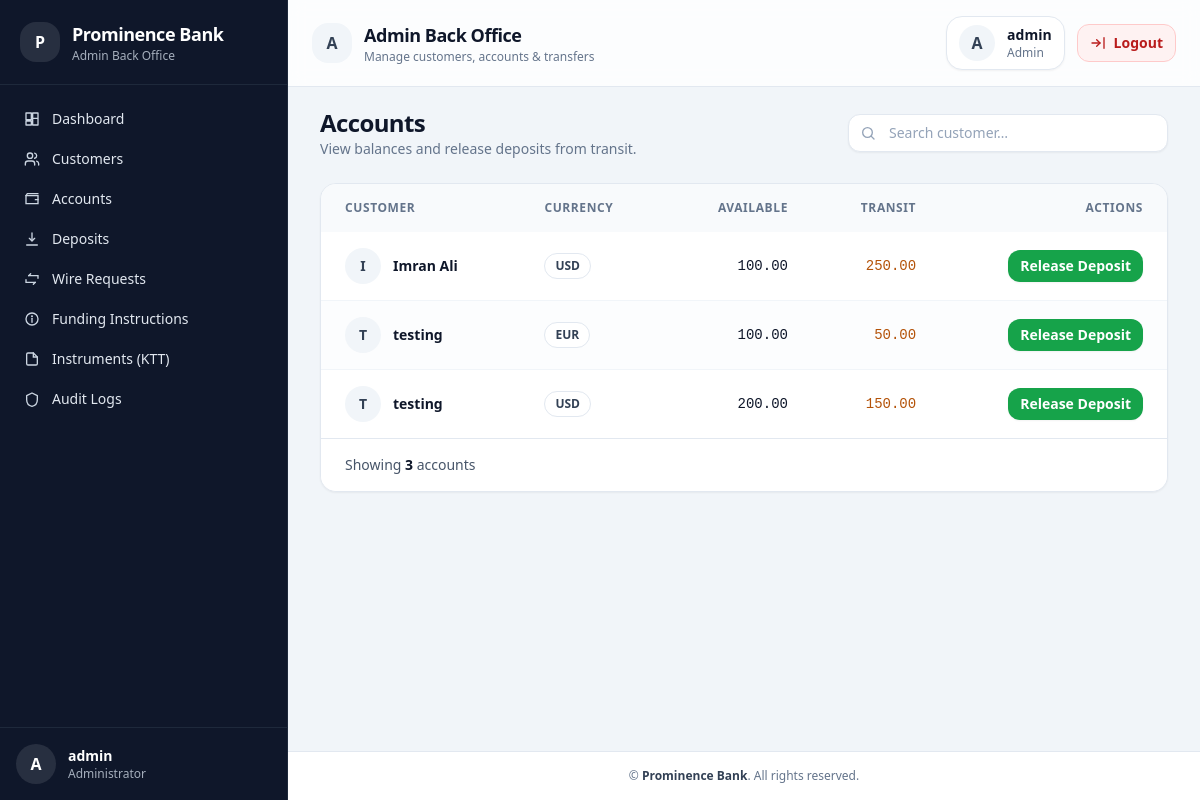
Page /backoffice/accounts/ (signed in) on the earlier database version.
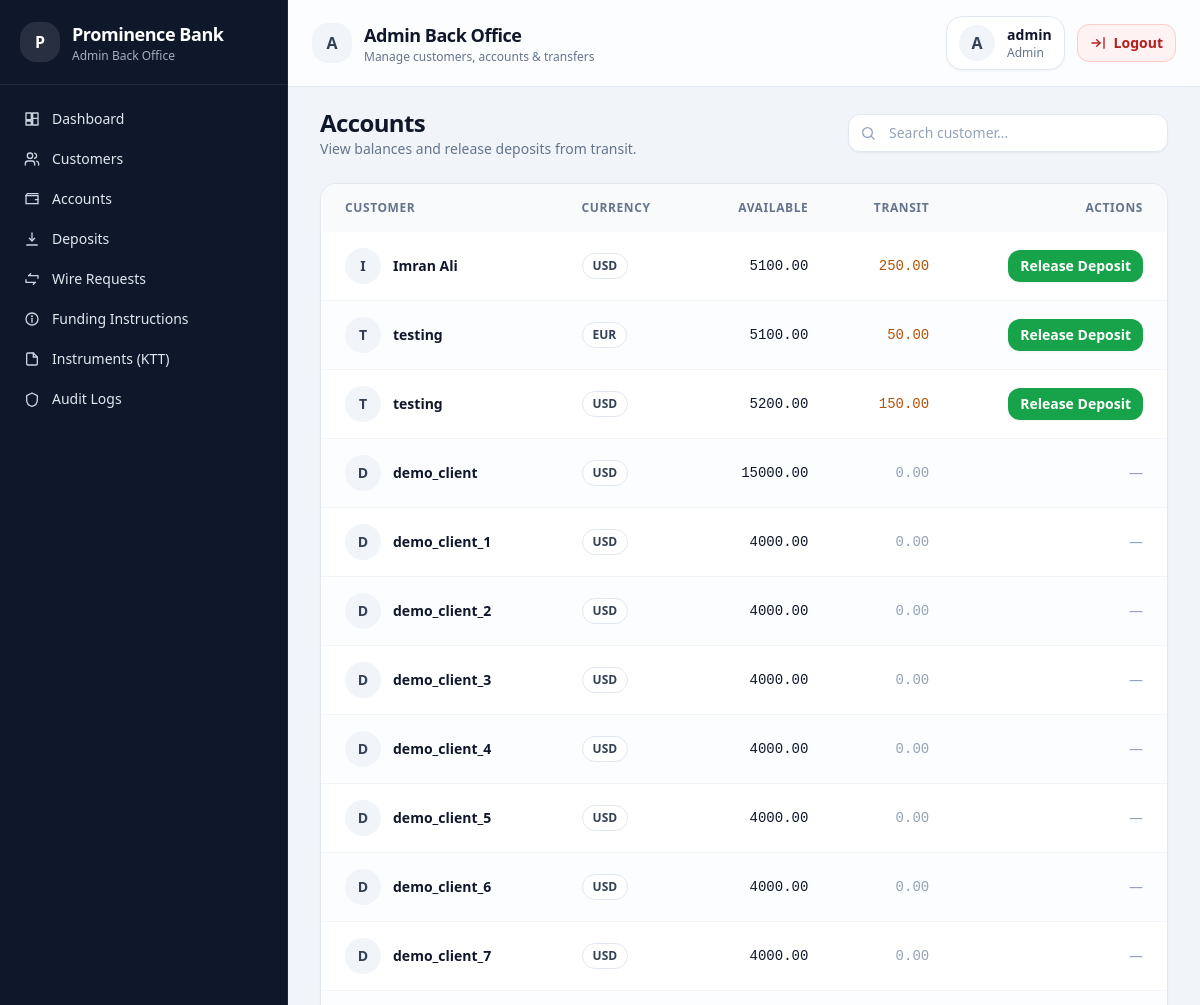
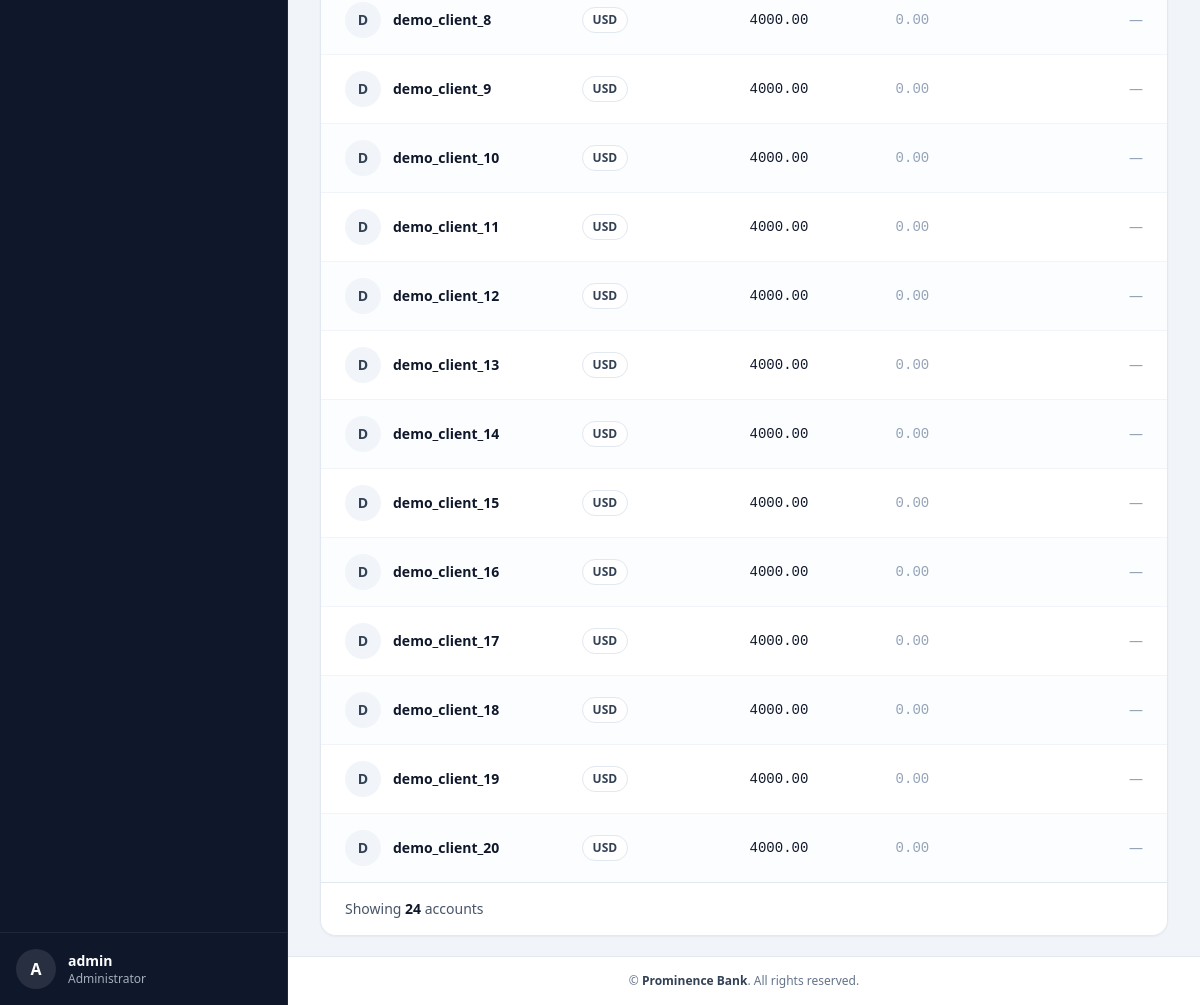
Same page on the later database version (2 pictures, top to bottom).
### ledger/models.py (models this page shows, shortened)
class Account(models.Model):
    CURRENCY_CHOICES = [
        ('USD', 'USD'),
        ('EUR', 'EUR'),
        ('GBP', 'GBP'),
    ]
    customer = models.ForeignKey(
        User,
        on_delete = models.CASCADE,
        related_name = 'accounts'
    )
    currency = models.CharField(
        max_length = 3,
        choices=CURRENCY_CHOICES
        )
    available_balance = models.DecimalField(
        max_digits = 18,
        decimal_places =2,
        default=Decimal("0.00")
    )
    transit_balance = models.DecimalField(
        max_digits=18,
        decimal_places=2,
        default = Decimal("0.00")
    )
    held_balance = models.DecimalField(
        max_digits=18,
        decimal_places=2,
        default = Decimal("0.00")
    )
    created_at = models.DateTimeField(auto_now_add=True)

### admin_panel/views.py (the view)
# urls.py: path("accounts/", views.account_list, name="admin_account_list"),
@staff_member_required
def account_list(request):
    accounts = Account.objects.select_related("customer").all()
    return render(request, "admin/accounts/list.html", {
        "accounts": accounts
    })

### templates/admin/accounts/list.html (shortened to what this page needs)
{% extends "admin/base_admin.html" %}
{% block content %}
<div class="space-y-6">
  <div class="flex flex-col gap-2 sm:flex-row sm:items-center sm:justify-between">
    <div>
      <h1 class="text-xl sm:text-2xl font-semibold tracking-tight text-slate-900">Accounts</h1>
      <p class="text-sm text-slate-500">View balances and release deposits from transit.</p>
    </div>
    <div class="w-full sm:w-80">
      <div class="relative">
        <span class="pointer-events-none absolute inset-y-0 left-3 flex items-center text-slate-400">
        </span>
        <input
          id="account-search"
          type="text"
          placeholder="Search customer…"
          class="w-full rounded-xl border border-slate-200 bg-white py-2 pl-10 pr-3 text-sm text-slate-900 shadow-sm outline-none placeholder:text-slate-400 focus:border-slate-300 focus:ring-4 focus:ring-slate-100"
        />
      </div>
    </div>
  </div>
  <div class="hidden sm:block overflow-hidden rounded-2xl border border-slate-200 bg-white shadow-sm">
    <div class="overflow-x-auto">
      <table class="min-w-full text-sm">
        <thead class="bg-slate-50">
          <tr class="text-left text-xs font-semibold uppercase tracking-wider text-slate-500">
            <th class="px-6 py-4">Customer</th>
            <th class="px-6 py-4">Currency</th>
            <th class="px-6 py-4 text-right">Available</th>
            <th class="px-6 py-4 text-right">Transit</th>
            <th class="px-6 py-4 text-right">Actions</th>
          </tr>
        </thead>
        <tbody class="divide-y divide-slate-100">
          {% for acc in accounts %}
          <tr class="{% cycle 'bg-white' 'bg-slate-50/40' %} hover:bg-slate-100/60 transition-colors">
            <td class="px-6 py-4">
              <div class="flex items-center gap-3">
                <div class="flex h-9 w-9 items-center justify-center rounded-full bg-slate-100 text-slate-700 font-semibold">
                  {{ acc.customer.username|slice:":1"|upper }}
                </div>
                <div class="min-w-0">
                  <div class="font-semibold text-slate-900 truncate">
                    {{ acc.customer.username }}
                  </div>
                </div>
              </div>
            </td>
            <td class="px-6 py-4">
              <span class="inline-flex items-center rounded-full border border-slate-200 bg-white px-2.5 py-1 text-xs font-semibold text-slate-700">
                {{ acc.currency }}
              </span>
            </td>
            <td class="px-6 py-4 text-right font-mono tabular-nums text-slate-900">
              {{ acc.available_balance }}
            </td>
            <td class="px-6 py-4 text-right font-mono tabular-nums">
              {% if acc.transit_balance > 0 %}
                <span class="text-amber-700">{{ acc.transit_balance }}</span>
              {% else %}
                <span class="text-slate-400">{{ acc.transit_balance }}</span>
              {% endif %}
            </td>
            <td class="px-6 py-4 text-right">
              {% if acc.transit_balance > 0 %}
                <a href="{% url 'admin_deposit_release' acc.id %}"
                   class="inline-flex items-center rounded-xl bg-green-600 px-3 py-1.5 text-sm font-semibold text-white shadow-sm hover:bg-green-700 focus:outline-none focus:ring-4 focus:ring-green-100">
                  Release Deposit
                </a>
              {% else %}
                <span class="text-slate-400 text-sm">—</span>
              {% endif %}
            </td>
          </tr>
          {% endfor %}
        </tbody>
      </table>
    </div>
    <div class="flex flex-col gap-2 sm:flex-row sm:items-center sm:justify-between border-t border-slate-200 bg-white px-4 sm:px-6 py-4 text-sm text-slate-600">
      <div>
        Showing <span class="font-semibold text-slate-900">{{ accounts|length }}</span>
        account{{ accounts|length|pluralize }}
      </div>
    </div>
  </div>
</div>
{% endblock %}

### templates/admin/base_admin.html (shortened to what this page needs)
<!DOCTYPE html>
<html lang="en">
<head>
  <script src="https://cdn.tailwindcss.com"></script>
</head>
<body class="min-h-screen bg-slate-100 text-slate-900">
  <div class="min-h-screen flex">
    <aside id="sidebar"
           class="fixed inset-y-0 left-0 z-50 w-72 transform -translate-x-full transition-transform duration-200 ease-out
                  lg:static lg:translate-x-0 lg:transform-none lg:z-auto">
      {% include "admin/partials/sidebar.html" %}
    </aside>
    <div class="flex-1 min-w-0 flex flex-col lg:pl-0">
      {% include "admin/partials/navbar.html" %}
      <main class="flex-1 px-4 py-5 sm:px-6 lg:px-8">
        <div class="mx-auto max-w-7xl">
          {% block content %}{% endblock %}
        </div>
      </main>
      {% include "shared/partials/footer.html" %}
    </div>
  </div>
</body>
</html>

### templates/admin/partials/sidebar.html (shortened to what this page needs)
<div class="h-full w-72 bg-slate-900 text-white flex flex-col border-r border-slate-800">
  <div class="px-5 py-5 border-b border-slate-800 flex items-start justify-between gap-3">
    <div class="flex items-center gap-3 min-w-0">
      <div class="h-10 w-10 rounded-2xl bg-white/10 flex items-center justify-center font-bold shrink-0">
        P
      </div>
      <div class="leading-tight min-w-0">
        <div class="text-lg font-semibold tracking-tight truncate">Prominence Bank</div>
        <div class="text-xs text-slate-300/80 truncate">Admin Back Office</div>
      </div>
    </div>
  </div>
  <nav class="flex-1 px-3 py-4 text-sm overflow-y-auto">
    <div class="space-y-1">
      <a href="{% url 'admin_dashboard' %}"
         class="group flex items-center gap-3 rounded-xl px-3 py-2 text-slate-200 hover:bg-white/10 hover:text-white transition">
        <svg class="h-4 w-4 text-slate-300 group-hover:text-white" viewBox="0 0 24 24" fill="none" aria-hidden="true">
          <path d="M3 13h8V3H3v10Zm10 8h8V11h-8v10ZM3 21h8v-6H3v6Zm10-10h8V3h-8v8Z"
                stroke="currentColor" stroke-width="2" stroke-linejoin="round"/>
        </svg>
        <span class="font-medium">Dashboard</span>
      </a>
      <a href="{% url 'admin_customer_list' %}"
         class="group flex items-center gap-3 rounded-xl px-3 py-2 text-slate-200 hover:bg-white/10 hover:text-white transition">
        <span class="font-medium">Customers</span>
      </a>
      <a href="{% url 'admin_account_list' %}"
         class="group flex items-center gap-3 rounded-xl px-3 py-2 text-slate-200 hover:bg-white/10 hover:text-white transition">
        <span class="font-medium">Accounts</span>
      </a>
      <a href="{% url 'admin_deposit_create' %}"
         class="group flex items-center gap-3 rounded-xl px-3 py-2 text-slate-200 hover:bg-white/10 hover:text-white transition">
        <span class="font-medium">Deposits</span>
      </a>
      <a href="{% url 'transfers:admin_wire_requests' %}"
         class="group flex items-center gap-3 rounded-xl px-3 py-2 text-slate-200 hover:bg-white/10 hover:text-white transition">
        <span class="font-medium">Wire Requests</span>
      </a>
      <a href="{% url 'admin_funding_instruction' %}"
         class="group flex items-center gap-3 rounded-xl px-3 py-2 text-slate-200 hover:bg-white/10 hover:text-white transition">
        <span class="font-medium">Funding Instructions</span>
      </a>
      <a href="{% url 'instruments:admin_ktt_create' %}"
         class="group flex items-center gap-3 rounded-xl px-3 py-2 text-slate-200 hover:bg-white/10 hover:text-white transition">
        <svg class="h-4 w-4 text-slate-300 group-hover:text-white" viewBox="0 0 24 24" fill="none" aria-hidden="true">
          <path d="M14 3H6a2 2 0 0 0-2 2v14a2 2 0 0 0 2 2h12a2 2 0 0 0 2-2V9l-6-6Z" stroke="currentColor" stroke-width="2"/>
          <path d="M14 3v6h6" stroke="currentColor" stroke-width="2" stroke-linecap="round"/>
        </svg>
        <span class="font-medium">Instruments (KTT)</span>
      </a>
      <a href="{% url 'audit:audit_list' %}"
         class="group flex items-center gap-3 rounded-xl px-3 py-2 text-slate-200 hover:bg-white/10 hover:text-white transition">
        <svg class="h-4 w-4 text-slate-300 group-hover:text-white" viewBox="0 0 24 24" fill="none" aria-hidden="true">
          <path d="M12 3l8 4v6c0 5-3.5 9-8 10-4.5-1-8-5-8-10V7l8-4Z"
                stroke="currentColor" stroke-width="2" stroke-linecap="round" stroke-linejoin="round"/>
        </svg>
        <span class="font-medium">Audit Logs</span>
      </a>
    </div>
  </nav>
  <div class="border-t border-slate-800 p-4">
    <div class="flex items-center gap-3">
      <div class="flex h-10 w-10 items-center justify-center rounded-full bg-white/10 font-semibold">
        {{ request.user.username|slice:":1"|upper }}
      </div>
      <div class="min-w-0">
        <div class="truncate text-sm font-semibold text-white">{{ request.user.username }}</div>
        <div class="text-xs text-slate-300/80">Administrator</div>
      </div>
    </div>
  </div>
</div>

### templates/admin/partials/navbar.html (shortened to what this page needs)
<header class="sticky top-0 z-40 border-b border-slate-200 bg-white/80 backdrop-blur">
  <div class="mx-auto flex max-w-7xl items-center justify-between px-4 py-3 sm:px-6 sm:py-4">
    <div class="flex min-w-0 items-center gap-3">
      <div class="flex h-10 w-10 shrink-0 items-center justify-center rounded-2xl bg-slate-100 text-slate-700 font-semibold">
        A
      </div>
      <div class="min-w-0">
        <h2 class="text-base sm:text-lg font-semibold tracking-tight text-slate-900 truncate">
          Admin Back Office
        </h2>
        <p class="hidden sm:block text-xs text-slate-500">
          Manage customers, accounts & transfers
        </p>
      </div>
    </div>
    <div class="flex shrink-0 items-center gap-2 sm:gap-3">
      <div class="flex items-center gap-3 rounded-2xl border border-slate-200 bg-white px-2 py-2 sm:px-3 shadow-sm">
        <div class="flex h-9 w-9 items-center justify-center rounded-full bg-slate-100 text-slate-700 font-semibold">
          {{ request.user.username|slice:":1"|upper }}
        </div>
        <div class="hidden sm:block leading-tight">
          <div class="text-sm font-semibold text-slate-900">
            {{ request.user.username }}
          </div>
          <div class="text-xs text-slate-500">Admin</div>
        </div>
      </div>
      <a href="{% url 'logout' %}"
         class="inline-flex items-center justify-center gap-2 rounded-xl border border-red-200 bg-red-50 px-3 py-2 text-sm font-semibold text-red-700 hover:bg-red-100 focus:outline-none focus:ring-4 focus:ring-red-100"
         aria-label="Logout">
        <span class="hidden sm:inline">Logout</span>
      </a>
    </div>
  </div>
</header>

### templates/shared/partials/footer.html
<footer class="border-t border-slate-200 bg-white">
  <div class="mx-auto max-w-7xl px-6 py-4">
    <p class="text-center text-xs text-slate-500">
      © {{ now|date:"Y" }} <span class="font-semibold text-slate-700">Prominence Bank</span>.
      All rights reserved.
    </p>
  </div>
</footer>

Differences in the rows shown:
changed Account "Imran Ali": available_balance "100.00" → "5100.00"
changed Account "EUR": available_balance "100.00" → "5100.00"
changed Account (number 3 of 24 on the later page): available_balance "200.00" → "5200.00"
added Account: customer.username "D", customer.username "demo_client", currency "USD", available_balance "15000.00", transit_balance "0.00"
added Account: customer.username "D", customer.username "demo_client_1", currency "USD", available_balance "4000.00", transit_balance "0.00"
added Account: customer.username "D", customer.username "demo_client_2", currency "USD", available_balance "4000.00", transit_balance "0.00"
added Account: customer.username "D", customer.username "demo_client_3", currency "USD", available_balance "4000.00", transit_balance "0.00"
added Account: customer.username "D", customer.username "demo_client_4", currency "USD", available_balance "4000.00", transit_balance "0.00"
added Account: customer.username "D", customer.username "demo_client_5", currency "USD", available_balance "4000.00", transit_balance "0.00"
added Account: customer.username "D", customer.username "demo_client_6", currency "USD", available_balance "4000.00", transit_balance "0.00"
added Account: customer.username "D", customer.username "demo_client_7", currency "USD", available_balance "4000.00", transit_balance "0.00"
added Account: customer.username "D", customer.username "demo_client_8", currency "USD", available_balance "4000.00", transit_balance "0.00"
added Account: customer.username "D", customer.username "demo_client_9", currency "USD", available_balance "4000.00", transit_balance "0.00"
added Account: customer.username "D", customer.username "demo_client_10", currency "USD", available_balance "4000.00", transit_balance "0.00"
added Account: customer.username "D", customer.username "demo_client_11", currency "USD", available_balance "4000.00", transit_balance "0.00"
added Account: customer.username "D", customer.username "demo_client_12", currency "USD", available_balance "4000.00", transit_balance "0.00"
added Account: customer.username "D", customer.username "demo_client_13", currency "USD", available_balance "4000.00", transit_balance "0.00"
added Account: customer.username "D", customer.username "demo_client_14", currency "USD", available_balance "4000.00", transit_balance "0.00"
added Account: customer.username "D", customer.username "demo_client_15", currency "USD", available_balance "4000.00", transit_balance "0.00"
added Account: customer.username "D", customer.username "demo_client_16", currency "USD", available_balance "4000.00", transit_balance "0.00"
added Account: customer.username "D", customer.username "demo_client_17", currency "USD", available_balance "4000.00", transit_balance "0.00"
added Account: customer.username "D", customer.username "demo_client_18", currency "USD", available_balance "4000.00", transit_balance "0.00"
added Account: customer.username "D", customer.username "demo_client_19", currency "USD", available_balance "4000.00", transit_balance "0.00"
added Account: customer.username "D", customer.username "demo_client_20", currency "USD", available_balance "4000.00", transit_balance "0.00"
Other differences:
{{ accounts|length }}: "3" → "24"
